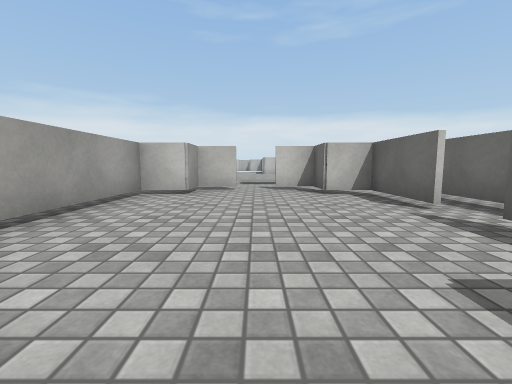
View 1 (above)

24 first-person views from a walk through a 3-D level made in the Unity game engine. The camera is 0.62 m above the floor, tilts 6° down and sees 90° across. The floor is counted in squares, 1 m on a side. Each view is taken from the middle of a square. On the plan, view 1 faces up. The plan holds only what a view shows up to about 9 squares ahead; the rest is blank. Surface patterns are stand-ins for the level's own textures.

View 2
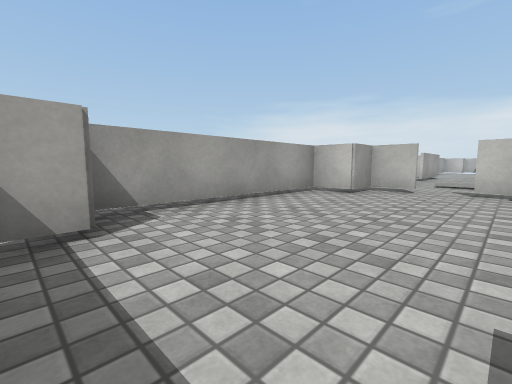

View 3
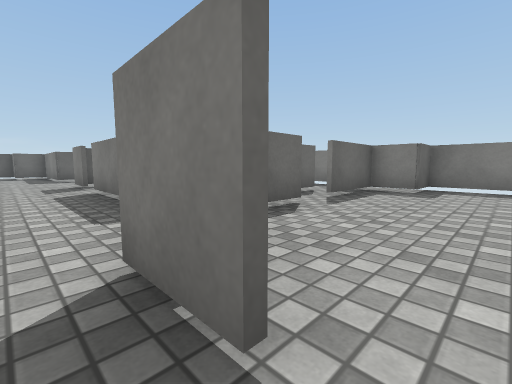

View 4
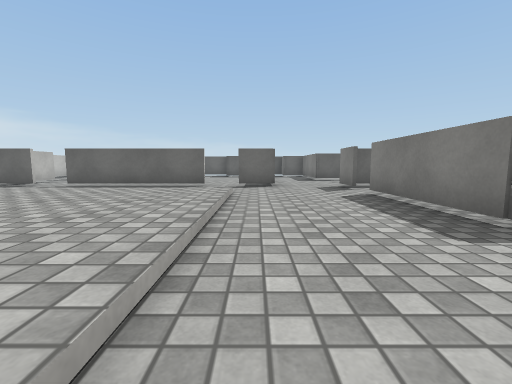

View 5
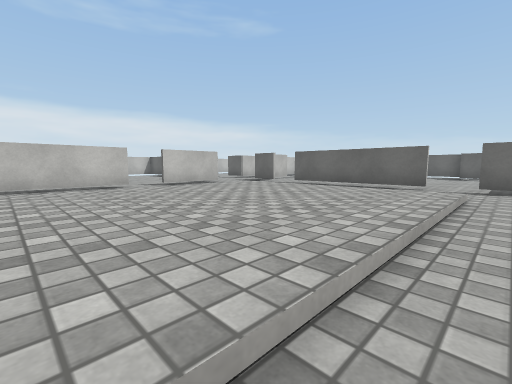

View 6
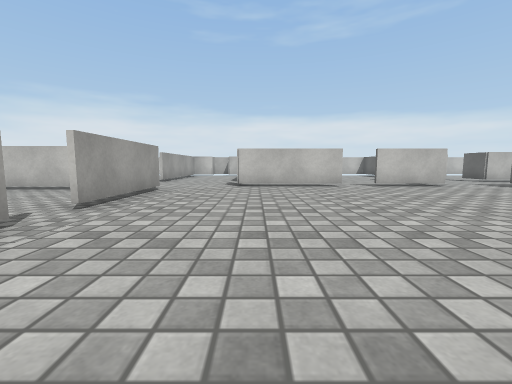

View 7
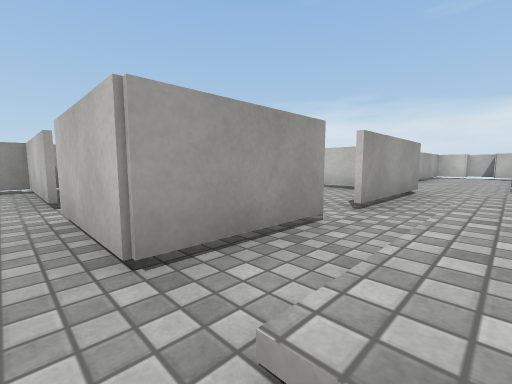

View 8
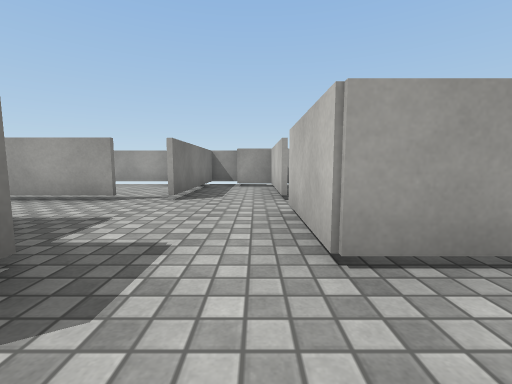

View 9
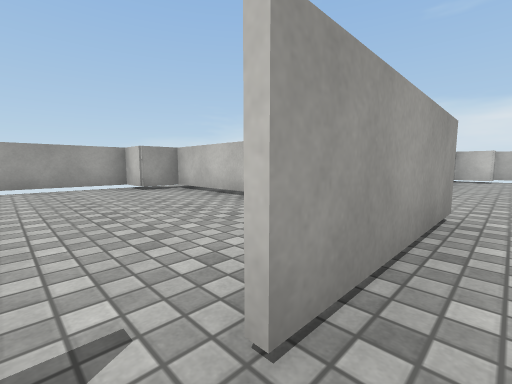

View 10
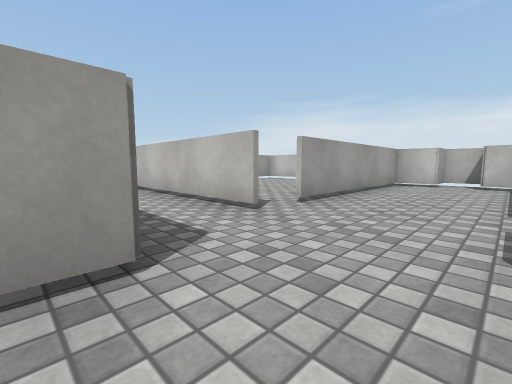

View 11
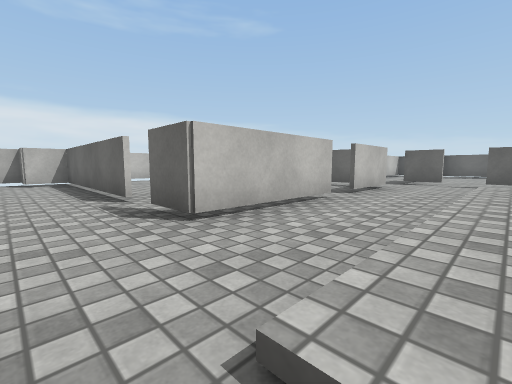

View 12
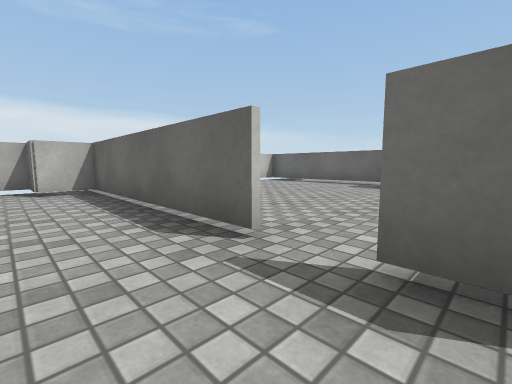

View 13
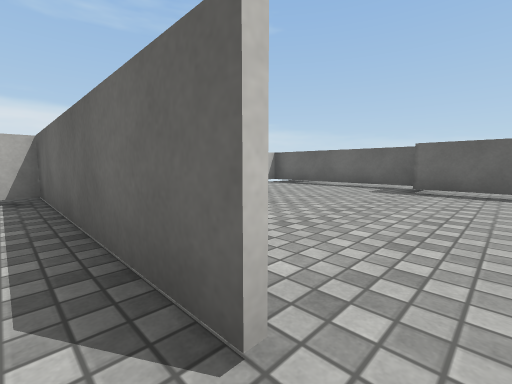

View 14
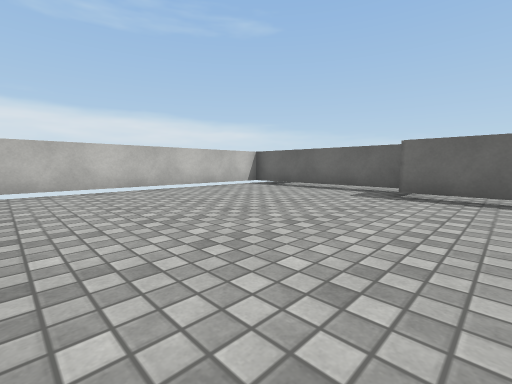

View 15
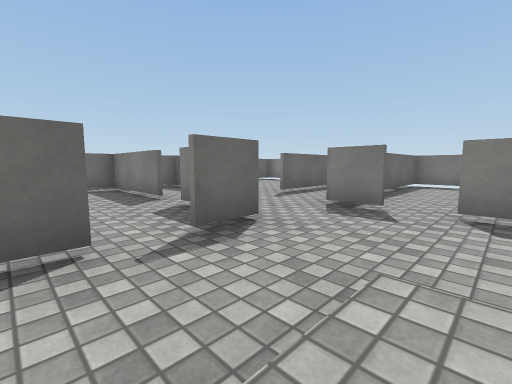

View 16
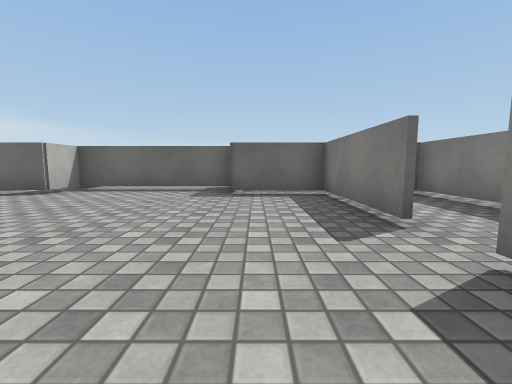

View 17
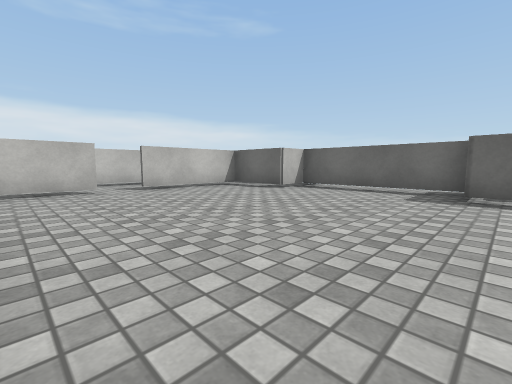

View 18
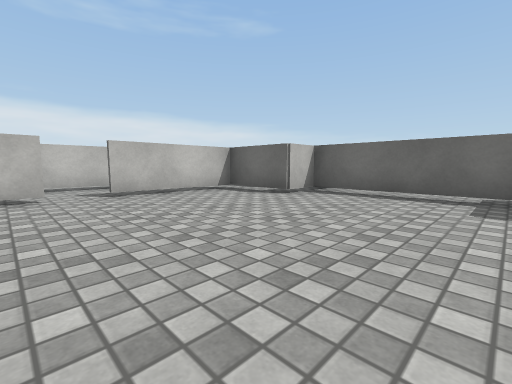

View 19
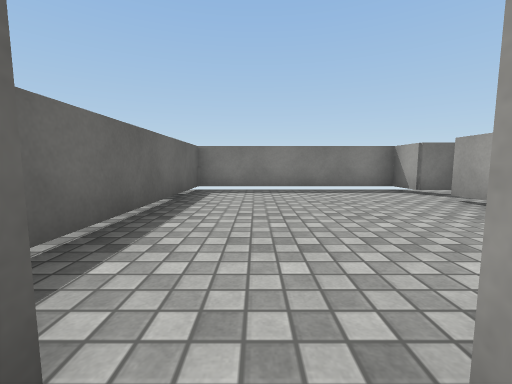

View 20
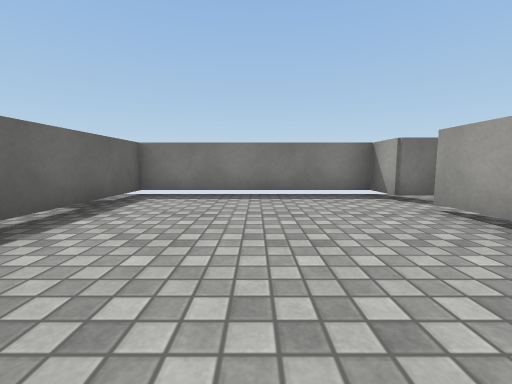

View 21
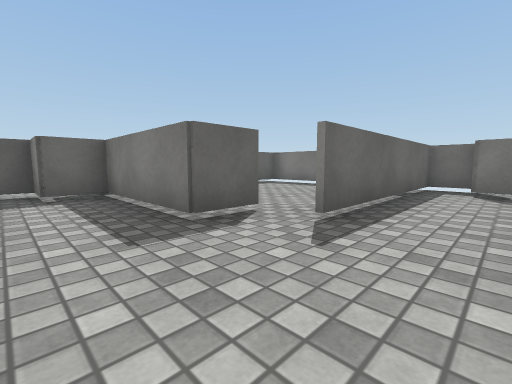

View 22
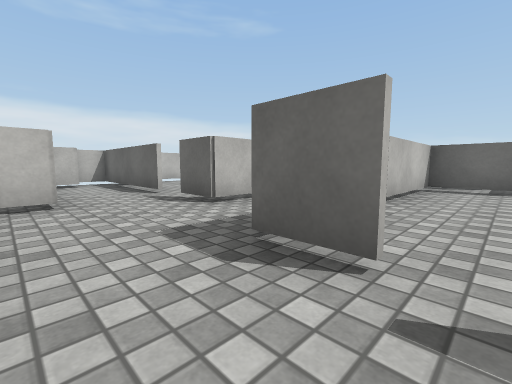

View 23
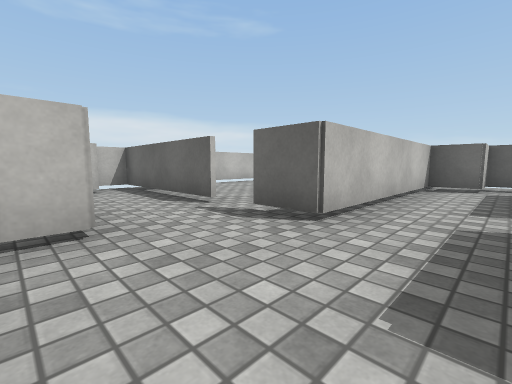

View 24
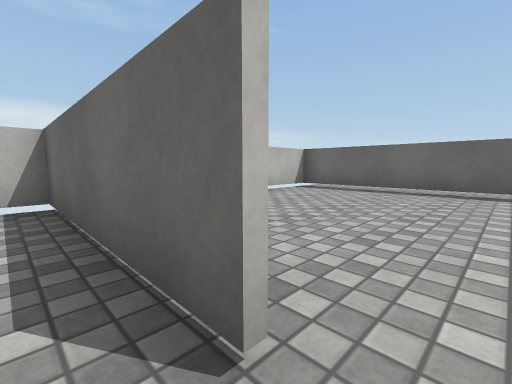

### Floor plan
Key: @ floor where view 1 was taken; # wall or solid block; . main floor; : floor 0.15 m higher than the main floor; = window, fence, low wall or low ledge; T thing the floor can be seen under or through.
Columns run from 9 left of view 1 to 16 right of it. Each row starts with its distance up from view 1.
 24        ########## #    ###
 23       ##.#...... ##  ....#
 22       #..#......T.#......#
 21       #..#......T.#......#
 20       #..#......T.#......#
 19       #..#......T........#
 18       #..#..... T..#####.
 17   #####........#.......##
 16    .......###.##..##.####
 15  #######..........#....##
 14 ##.....#............... ##
 13 #......#.::::::: T.......#
 12 #......#.::::::: T.......#
 11 #........::::::: T.......#
 10        #.:::::::.T......##
  9  ####.##.:::::::.......##
  8  #................##.###.
  7 #####....................#
  6 # .....##.##.###....=#####
  5 #...#.##...###...T..###
  4 #.. #.#.... #....T.##
  3 #     #.....#....T.##
  2       #....##....T.#
  1       ##...#.....###
  0        #.@.##.....##
 -1          ##########

Positions as (right, up) in squares from view 1, and headings:
1: (0, 0), facing up
2: (1, 0), facing up-left
3: (0, 7), facing down-right
4: (1, 8), facing right
5: (1, 8), facing up-right
6: (1, 8), facing up
7: (0, 8), facing up-left
8: (0, 8), facing left
9: (-1, 11), facing up-left
10: (0, 14), facing up-left
11: (-1, 13), facing up-right
12: (-1, 16), facing up-right
13: (0, 17), facing up-right
14: (1, 17), facing up-right
15: (6, 10), facing down-right
16: (9, 9), facing right
17: (9, 9), facing up-right
18: (10, 10), facing up-right
19: (7, 6), facing down
20: (6, 5), facing down
21: (9, 7), facing down-right
22: (7, 14), facing up-right
23: (7, 16), facing up-right
24: (9, 19), facing up-right
